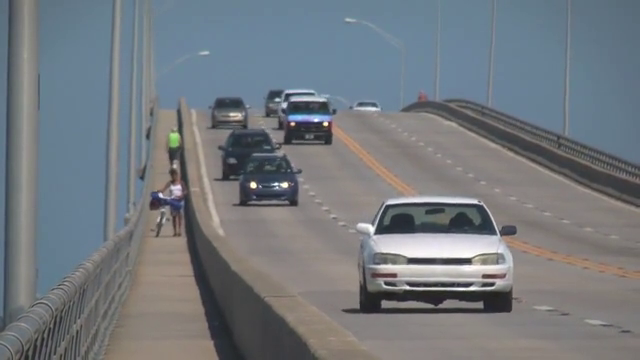
#> input picture frame 91 of camera/cis580/primer/opticalFlow_primer/Data/slow_traffic_small.mp4, 640 x 360 px
$ jupyter execute Optical_flow_OpenCV.ipynb
#> lines starting #> are read from the running program, lines starting #| are printed output that depends on the picture
[cell 1]
from google.colab import drive
drive.mount('/content/drive')

Follows tutorial fom here: https://docs.opencv.org/3.4/d4/dee/tutorial_optical_flow.html

[cell 2]
import numpy as np
import cv2
import matplotlib.pyplot as plt
import IPython.display as display

# Lucas-Kanade Optical Flow in OpenCV

OpenCV provides all the whole Lucas-Kanade method in one function, cv.calcOpticalFlowPyrLK().

The following code shows a simple application which tracks some points in a video. To decide the points, we use cv.goodFeaturesToTrack(). We take the first frame, detect some Shi-Tomasi corner points in it, then we iteratively track those points using Lucas-Kanade optical flow. For the function cv.calcOpticalFlowPyrLK() we pass the previous frame, previous points and next frame. It returns next points along with some status numbers which has a value of 1 if next point is found, else zero. We iteratively pass these next points as previous points in next step.

(Description adapted from the linked tutorial https://docs.opencv.org/3.4/d4/dee/tutorial_optical_flow.html).

The dynamic plotting in colab is a bit troublesome so there may be some flashing. If you want you can comment out the dynamic plotting code and just view the final result or manually plot only some intermediate frames in seperate plots using subplots.

[cell 3]
vid_path = ("drive/Shareddrives/(TA Team Drive) CIS 580 Machine Perception Fall 2022/Worksheets/Primer 7: Optical flow with OpenCV/Data/slow_traffic_small.mp4") #change this to the right path if you're running from your drive

cap = cv2.VideoCapture(vid_path)
# params for ShiTomasi corner detection
feature_params = dict( maxCorners = 100,
                       qualityLevel = 0.3,
                       minDistance = 7,
                       blockSize = 7 )
# Parameters for lucas kanade optical flow
lk_params = dict( winSize  = (15, 15),
                  maxLevel = 2,
                  criteria = (cv2.TERM_CRITERIA_EPS | cv2.TERM_CRITERIA_COUNT, 10, 0.03))
# Create some random colors
color = np.random.randint(0, 255, (100, 3))
# Take first frame and find corners in it
ret, old_frame = cap.read()
#> old_frame is the input picture: shape (360, 640, 3); mean B, G, R 126.6, 121.2, 115.7
old_gray = cv2.cvtColor(old_frame, cv2.COLOR_BGR2GRAY)
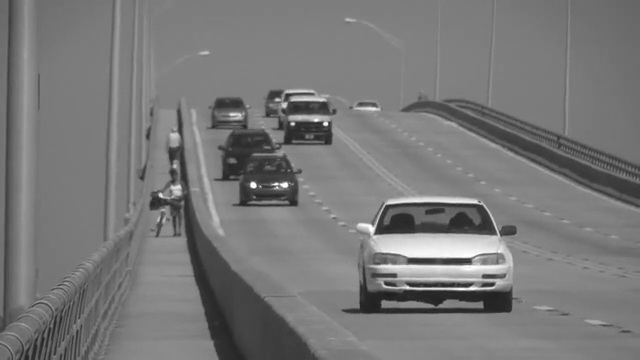
#> old_gray: shape (360, 640); min 30, max 255, mean 120.1
p0 = cv2.goodFeaturesToTrack(old_gray, mask = None, **feature_params)
#> p0 = [[253, 185], [325, 123], [285, 184], [292, 123], [376, 232], [277, 185], [495, 233], [284, 105], [372, 226]]
# Create a mask image for drawing purposes
mask = np.zeros_like(old_frame)

j=0
while(True):
    ret, frame = cap.read()
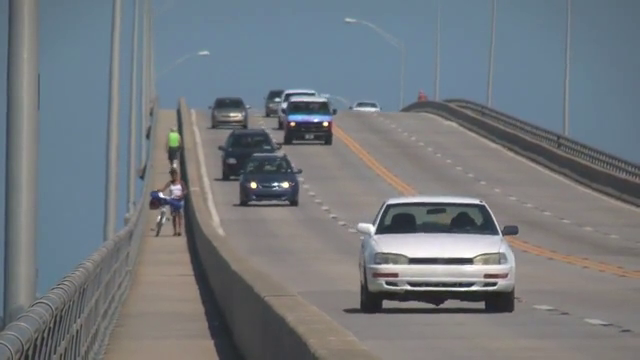
#> input picture frame 92 of camera/cis580/primer/opticalFlow_primer/Data/slow_traffic_small.mp4, 640 x 360 px
#> frame is the input picture: shape (360, 640, 3); mean B, G, R 126.3, 121.1, 115.4
    if not ret:
        print('No frames grabbed!')
        break
    frame_gray = cv2.cvtColor(frame, cv2.COLOR_BGR2GRAY)
    # calculate optical flow
    p1, st, err = cv2.calcOpticalFlowPyrLK(old_gray, frame_gray, p0, None, **lk_params)
#> p1 = [[253.2, 185.1], [324.9, 123], [285.5, 183.9], [292, 123.1], [376.7, 231.7], [277, 185], [497, 232.9], [284, 105], [372.8, 225.8]]; st = [1, 1, 1, 1, 1, 1, 1, 1, 1]; err = [5.46, 2.95, 5.08, 2.09, 2.29, 6.98, 1.45, 2.41, 3.32]
    # Select good points
    if p1 is not None:
        good_new = p1[st==1]
#> good_new has the same summary as p1
        good_old = p0[st==1]
#> good_old has the same summary as p0

    # draw the tracks
    for i, (new, old) in enumerate(zip(good_new, good_old)):
        a, b = new.ravel()
        c, d = old.ravel()
        mask = cv2.line(mask, (int(a), int(b)), (int(c), int(d)), color[i].tolist(), 2)
        frame = cv2.circle(frame, (int(a), int(b)), 5, color[i].tolist(), -1)
#> this loop made 9 passes
#> (a, b, c, d) on passes 1 to 9: (253.2, 185.1, 253, 185), (324.9, 123, 325, 123), (285.5, 183.9, 285, 184), (292, 123.1, 292, 123), (376.7, 231.7, 376, 232), (277, 185, 277, 185), (497, 232.9, 495, 233), (284, 105, 284, 105), (372.8, 225.8, 372, 226)
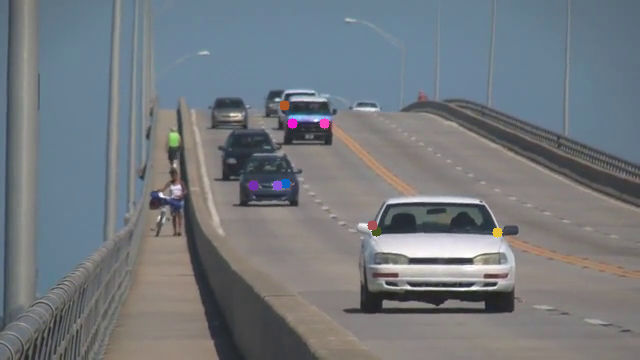
#> frame: shape (360, 640, 3); mean B, G, R 126.3, 121, 115.5
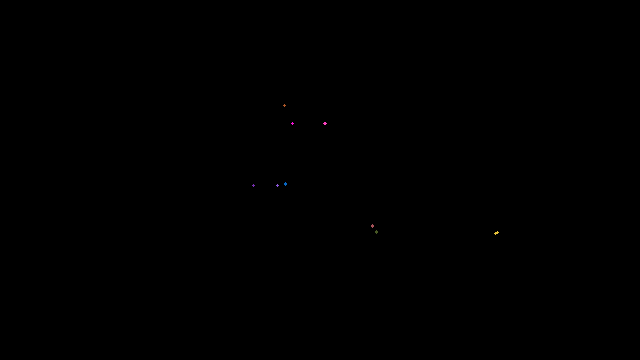
#> mask: shape (360, 640, 3); mean of channels 0, 1, 2 0, 0, 0; drawn as B, G, R

    img = cv2.add(frame, mask)


    #This will show the frames as it goes but it flashes a bit.
    #You should comment it out and just visualize the last frame
    #if flashing images cause you problems (it will also run faster)
    if((j%10)==0): #only plot every 10 frames to speed it up a bit
      try:
          plt.imshow(img)
#> (this line was passed over: IPython is not available in this run)
          display.display(plt.gcf())
#> (this line was passed over: IPython is not available in this run)
          display.clear_output(wait=True)
      except KeyboardInterrupt:
          break


    # Now update the previous frame and previous points
    old_gray = frame_gray.copy()
    p0 = good_new.reshape(-1, 1, 2)
#> p0 has the same summary as p1
    j+= 1

plt.imshow(img)

$ run again, starting later in the video
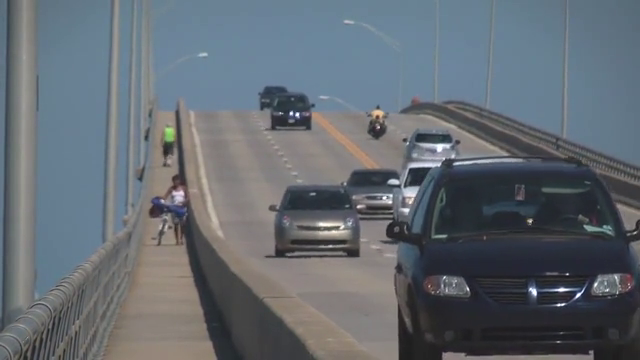
#> input picture frame 411 of camera/cis580/primer/opticalFlow_primer/Data/slow_traffic_small.mp4, 640 x 360 px
#> old_frame is the input picture: shape (360, 640, 3); mean B, G, R 113.8, 106.6, 99.3
#> `p0 = cv2.goodFeaturesToTrack(old_gray, mask = None, **feature_params)`: p0 = 17 rows, first 8: [294, 114], [531, 289], [385, 196], [529, 221], [341, 225], [400, 183], [439, 147], [407, 211]
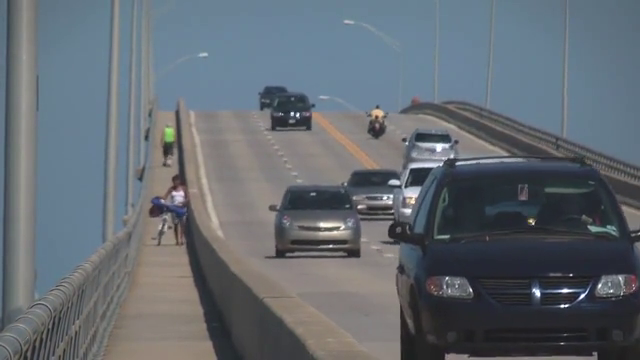
#> input picture frame 412 of camera/cis580/primer/opticalFlow_primer/Data/slow_traffic_small.mp4, 640 x 360 px
#> frame is the input picture: shape (360, 640, 3); mean B, G, R 113.7, 106.5, 99.2
#> p1 = 17 rows, first 8: [294.6, 114.4], [534.4, 289.9], [385.4, 196.4], [531.1, 221.4], [341.3, 225.4], [400.7, 183.5], [438.4, 146.6], [408.9, 211.6]; st = 17 values from 1 to 1; err = 17 values, max 10.69 at index 3, min 2.17 at index 16, mean 5.97
#> good_new has the same summary as p1
#> good_old has the same summary as p0
#> the loop `for i, (new, old) in enumerate(zip(good_new, good_old)):` made 17 passes
#> (a, b, c, d) on passes 1 to 8: (294.6, 114.4, 294, 114), (534.4, 289.9, 531, 289), (385.4, 196.4, 385, 196), (531.1, 221.4, 529, 221), (341.3, 225.4, 341, 225), (400.7, 183.5, 400, 183), (438.4, 146.6, 439, 147), (408.9, 211.6, 407, 211)
#> after the loop `for i, (new, old) in enumerate(zip(good_new, good_old)):`:
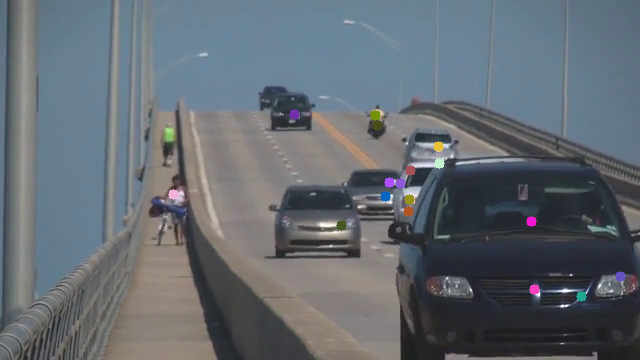
#> frame: shape (360, 640, 3); mean B, G, R 113.6, 106.4, 99.3
#> `p0 = good_new.reshape(-1, 1, 2)`: p0 has the same summary as p1

$ run again, starting later in the video
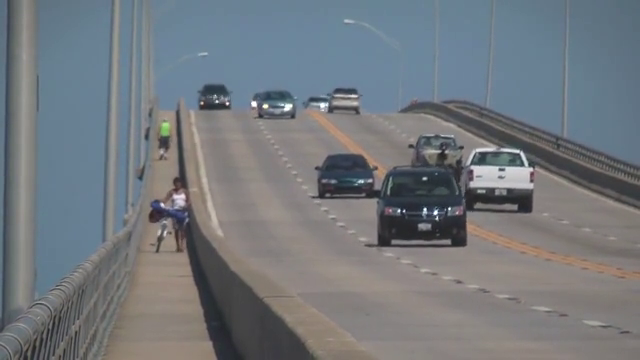
#> input picture frame 731 of camera/cis580/primer/opticalFlow_primer/Data/slow_traffic_small.mp4, 640 x 360 px
#> old_frame is the input picture: shape (360, 640, 3); mean B, G, R 125.5, 120.3, 115.1
#> `p0 = cv2.goodFeaturesToTrack(old_gray, mask = None, **feature_params)`: p0 = 21 rows, first 8: [435, 212], [265, 106], [401, 210], [254, 104], [425, 210], [448, 208], [326, 105], [228, 102]
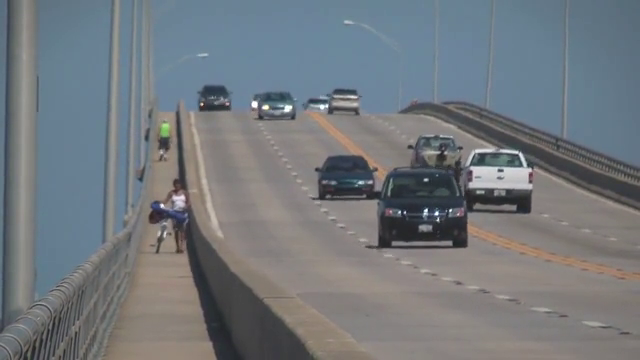
#> input picture frame 732 of camera/cis580/primer/opticalFlow_primer/Data/slow_traffic_small.mp4, 640 x 360 px
#> frame is the input picture: shape (360, 640, 3); mean B, G, R 125.3, 120.4, 114.9
#> p1 = 21 rows, first 8: [436, 213.1], [265, 107.2], [401.6, 211.5], [254.5, 104.4], [425.8, 211.2], [449, 209.5], [325.8, 106.5], [228, 102.6]; st = 21 values from 1 to 1; err = 21 values, max 10.35 at index 3, min 1.53 at index 13, mean 5.09
#> good_new has the same summary as p1
#> good_old has the same summary as p0
#> the loop `for i, (new, old) in enumerate(zip(good_new, good_old)):` made 21 passes
#> (a, b, c, d) on passes 1 to 8: (436, 213.1, 435, 212), (265, 107.2, 265, 106), (401.6, 211.5, 401, 210), (254.5, 104.4, 254, 104), (425.8, 211.2, 425, 210), (449, 209.5, 448, 208), (325.8, 106.5, 326, 105), (228, 102.6, 228, 102)
#> after the loop `for i, (new, old) in enumerate(zip(good_new, good_old)):`:
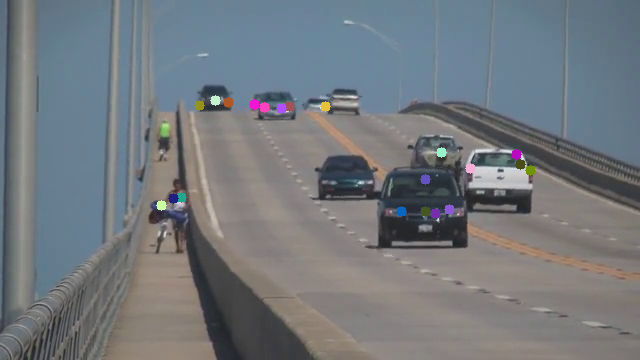
#> frame: shape (360, 640, 3); mean B, G, R 125.3, 120.3, 115.1
#> `p0 = good_new.reshape(-1, 1, 2)`: p0 has the same summary as p1
